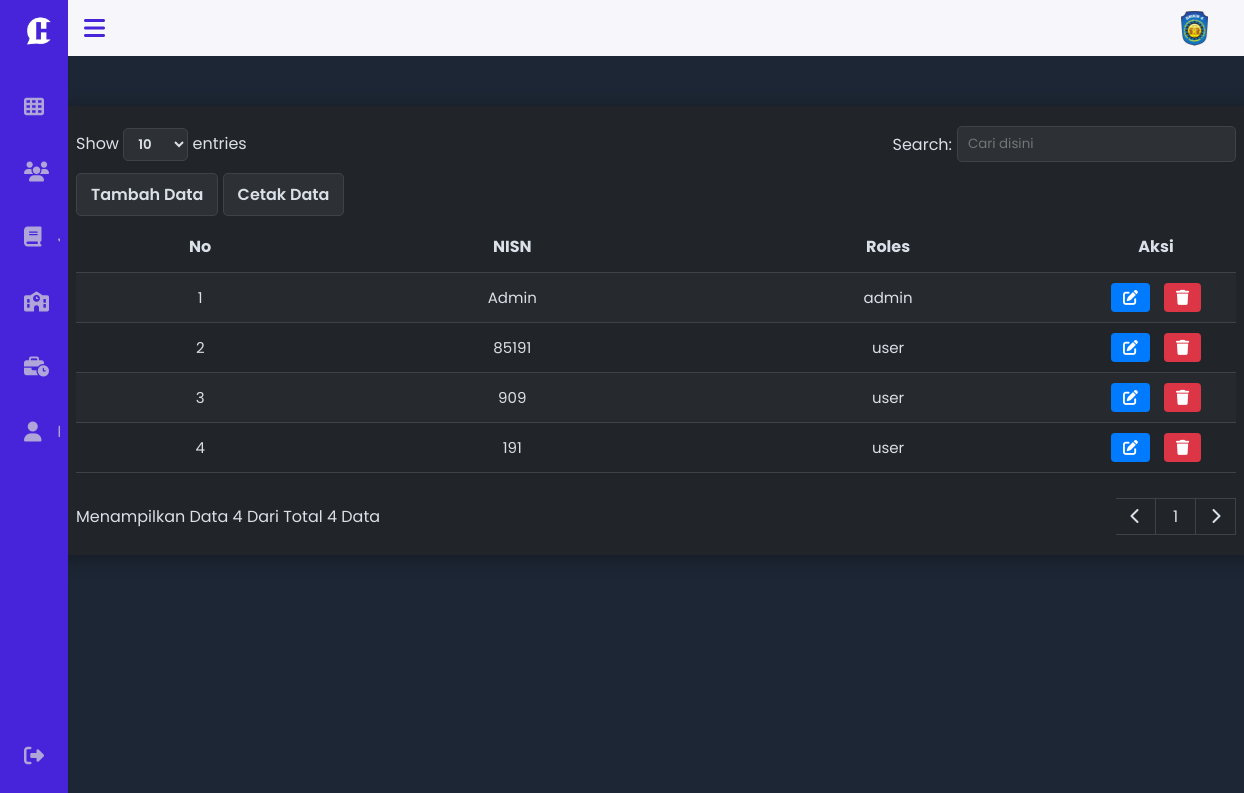
Before: /views/admin/user.php (signed in) with the older database file.
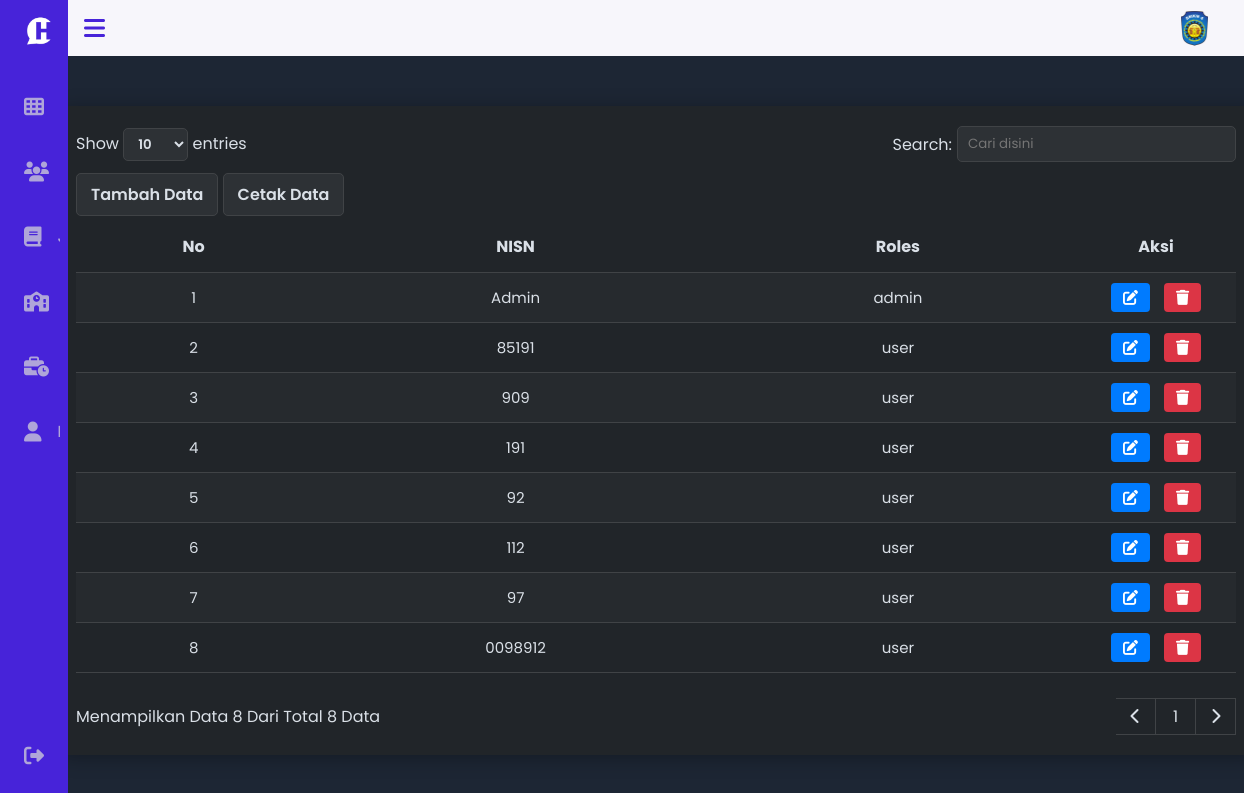
After: the same page with the newer database file.
### tables this page shows
CREATE TABLE `users` (
  `id_user` int(11) NOT NULL,
  `nisn` varchar(10) NOT NULL,
  `password` varchar(64) NOT NULL,
  `id_role` int(11) NOT NULL
);

CREATE TABLE `role` (
  `id_role` int(11) NOT NULL,
  `nama_role` varchar(20) NOT NULL
);

### views/admin/user.php (the view, shortened to what this page needs)
<?php
include '../../config/koneksi.php';
include '../../layout/sidebar.php';
$entriesPerPage = isset($_GET['entries']) ? $_GET['entries'] : 10;
$page = isset($_GET['page']) && is_numeric($_GET['page']) ? $_GET['page'] : 1;
$start = ($page - 1) * $entriesPerPage;
if (isset($_GET['search'])) {
    $search = $_GET['search'];
    $countQuery = "SELECT COUNT(*) as total FROM users
                   LEFT JOIN role ON users.id_role = role.id_role
                   WHERE users.id_user LIKE '%$search%' OR users.nisn LIKE '%$search%'";
    $sql = "SELECT users.*, role.nama_role FROM users
            LEFT JOIN role ON users.id_role = role.id_role
            WHERE users.id_user LIKE '%$search%' OR users.nisn LIKE '%$search%'
            LIMIT $start, $entriesPerPage";
} else {
    $countQuery = "SELECT COUNT(*) as total FROM users
                   LEFT JOIN role ON users.id_role = role.id_role";
    $sql = "SELECT users.*, role.nama_role FROM users
            LEFT JOIN role ON users.id_role = role.id_role
            LIMIT $start, $entriesPerPage";
}
$totalRowsQuery = mysqli_query($koneksi, $countQuery);
$totalRows = mysqli_fetch_assoc($totalRowsQuery)['total'];
$totalPages = ceil($totalRows / $entriesPerPage);
$query = mysqli_query($koneksi, $sql);
?>
<!DOCTYPE html>
<html lang="en">
<head>
    <link rel="stylesheet" type="text/css" href="../.././assets/css/admin/table.css">
    <link rel="stylesheet" type="text/css" href="../.././assets/css/sidebar.css">
    <link rel="stylesheet" href="../.././assets/css/sweetalert2.min.css">
    <link rel="stylesheet" href="https://cdnjs.cloudflare.com/ajax/libs/font-awesome/6.5.1/css/all.min.css">
</head>
<body>
<div class="container">
    <header>
        <div class="filterEntries">
            <div class="entries">
                Show <select name="" id="table_size">
                    <option value="10">10</option>
                </select> entries
            </div>
            <div class="filter">
                <label for="search">Search:</label>
                <input type="search" name="search" id="search" placeholder="Cari disini" value="<?php echo isset($_GET['search']) ? $_GET['search'] : '' ?>">
            </div>
        </div>
        <div class="tambahData">
            <a href="tambah/tambah_user.php" class="button">Tambah Data</a>
            <a href="../../controller/cetak_user.php" class="button">Cetak Data</a>
        </div>
    </header>
    <table>
        <thead>
            <tr class="heading">
                <th>No</th>
                <th>NISN</th>
                <th>Roles</th>
                <th>Aksi</th>
            </tr>
        </thead>
        <tbody class="userInfo">
        <?php
            $no = 1;
            while ($data = mysqli_fetch_array($query)) {
                echo "<tr>";
                echo "<td>" . $no . "</td>";
                echo "<td>" . $data['nisn'] . "</td>";
                echo "<td>" . $data['nama_role'] . "</td>";
                echo "<td width = '160'>";
                echo "<a class='btn btn-ubah btn-sm ' href='ubah/ubah_user.php?id=".$data['id_user']."'> <i class='fa-solid fa-pen-to-square fs-6'></i></a> ";
                echo "<a class='btn btn-hapus btn-sm' href='#' onclick='confirmDelete(\"../.././controller/admin/hapus/hapus_user.php?id=".$data['id_user']."\")'><i class='fa-solid fa-trash fs-6'></i></a>";
                echo "</td>";
                echo "</tr>";
                $no++;
            }
        ?>
        </tbody>
    </table>
    <footer>
        <span class="showEntries">Menampilkan Data <?php echo mysqli_num_rows($query); ?> Dari Total <?php echo mysqli_num_rows($query); ?> Data</span>
        <div class="pagination" data-totalpages="<?php echo $totalPages; ?>" data-currentpage="<?php echo $page; ?>"></div>
    </footer>
</div>
</body>
</html>

Changed rows visible on the page:
added users: nisn "92", id_role.nama_role "user"
added users: nisn "112", id_role.nama_role "user"
added users: nisn "97", id_role.nama_role "user"
added users: nisn "0098912", id_role.nama_role "user"
Other visible differences:
mysqli_num_rows($query): "4" → "8"
